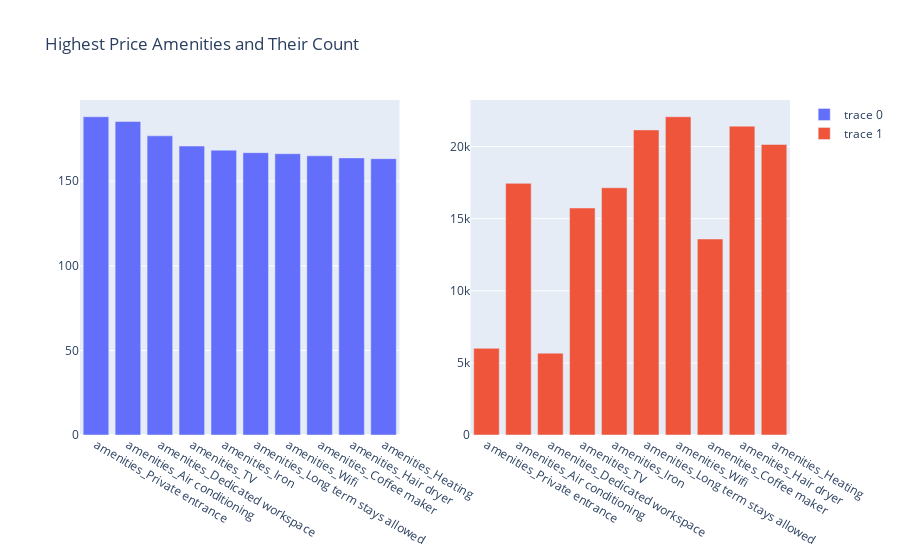

The notebook cell saved with this chart:
### Code cell
amenities = {}
for c in df.columns:
	if "amenities" in c: 
		amenities[c] = df.groupby(c)['price'].mean()[1]

amenities_list = sorted(amenities, key=amenities.get, reverse=True)[:10]
amenities = {c:df.groupby(c)['price'].mean()[1] for c in amenities_list}
amenities_count = {c:df[c].value_counts()[1] for c in amenities_list}

fig = make_subplots(
    rows=1, cols=2,
)

fig.add_trace(
	go.Bar(x = list(amenities.keys()), y = list(amenities.values())), row=1, col=1
)
fig.add_trace(
	go.Bar(x = list(amenities_count.keys()), y = list(amenities_count.values())), row=1, col=2
)
fig.update_layout(title_text="Highest Price Amenities and Their Count")
fig.show()

### Figure 1 — Plotly figure (JSON) as saved in the notebook; plotly's stock layout.template omitted (floating-point values rounded to 4 significant figures)
{"data": [{"type": "bar", "x": ["amenities_Private entrance", "amenities_Air conditioning", "amenities_Dedicated workspace", "amenities_TV", "amenities_Iron", "amenities_Long term stays allowed", "amenities_Wifi", "amenities_Coffee maker", "amenities_Hair dryer", "amenities_Heating"], "xaxis": "x", "y": [188.1, 185.2, 176.8, 170.7, 168.3, 166.8, 166.2, 165.0, 163.8, 163.3], "yaxis": "y"}, {"type": "bar", "x": ["amenities_Private entrance", "amenities_Air conditioning", "amenities_Dedicated workspace", "amenities_TV", "amenities_Iron", "amenities_Long term stays allowed", "amenities_Wifi", "amenities_Coffee maker", "amenities_Hair dryer", "amenities_Heating"], "xaxis": "x2", "y": [6010, 17450, 5674, 15743, 17147, 21159, 22070, 13591, 21419, 20149], "yaxis": "y2"}], "layout": {"title": {"text": "Highest Price Amenities and Their Count"}, "xaxis": {"anchor": "y", "domain": [0, 0.45]}, "xaxis2": {"anchor": "y2", "domain": [0.55, 1]}, "yaxis": {"anchor": "x", "domain": [0, 1]}, "yaxis2": {"anchor": "x2", "domain": [0, 1]}}}
